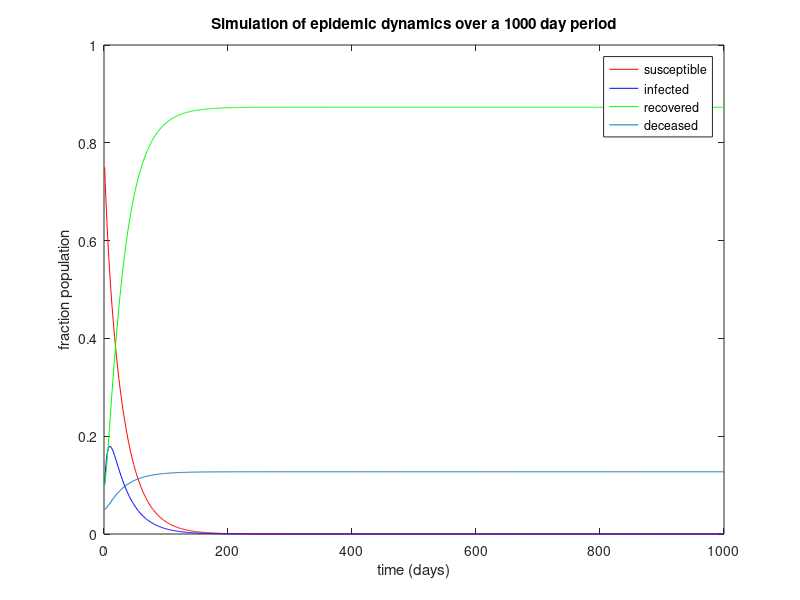

Write the MATLAB code that produced this figure.
close all;
% making the sir base fit model
t = 1000;%number of days

sus = .75; %suseptibility rate
inf = .10; %infection rate
rec = .10; %recovery rate
dec = .05; % death rate

time = 1:t; % time matrix

x_simulated = ones(4, t);% vector that stores percent population
x_simulated(:,1) = [sus; inf; rec; dec;]; % initializing starting rates

A = [0.95, 0.04, 0, 0;
     0.05, 0.85, 0, 0;
     0, 0.10, 1, 0;
     0, 0.01, 0, 1;];

for i = 2:t
    x_simulated(:,i) = A*x_simulated(:,i-1);
end

 
%% plot the rates over time
figure;
plot(time, x_simulated(1,:) , 'r');
hold on
plot(time, x_simulated(2,:), 'b');
plot(time, x_simulated(3,:), 'g');
plot(time, x_simulated(4,:));
title("Simulation of epidemic dynamics over a 1000 day period");
legend('susceptible', 'infected', 'recovered', 'deceased');
xlabel('time (days)');
ylabel('fraction population');
